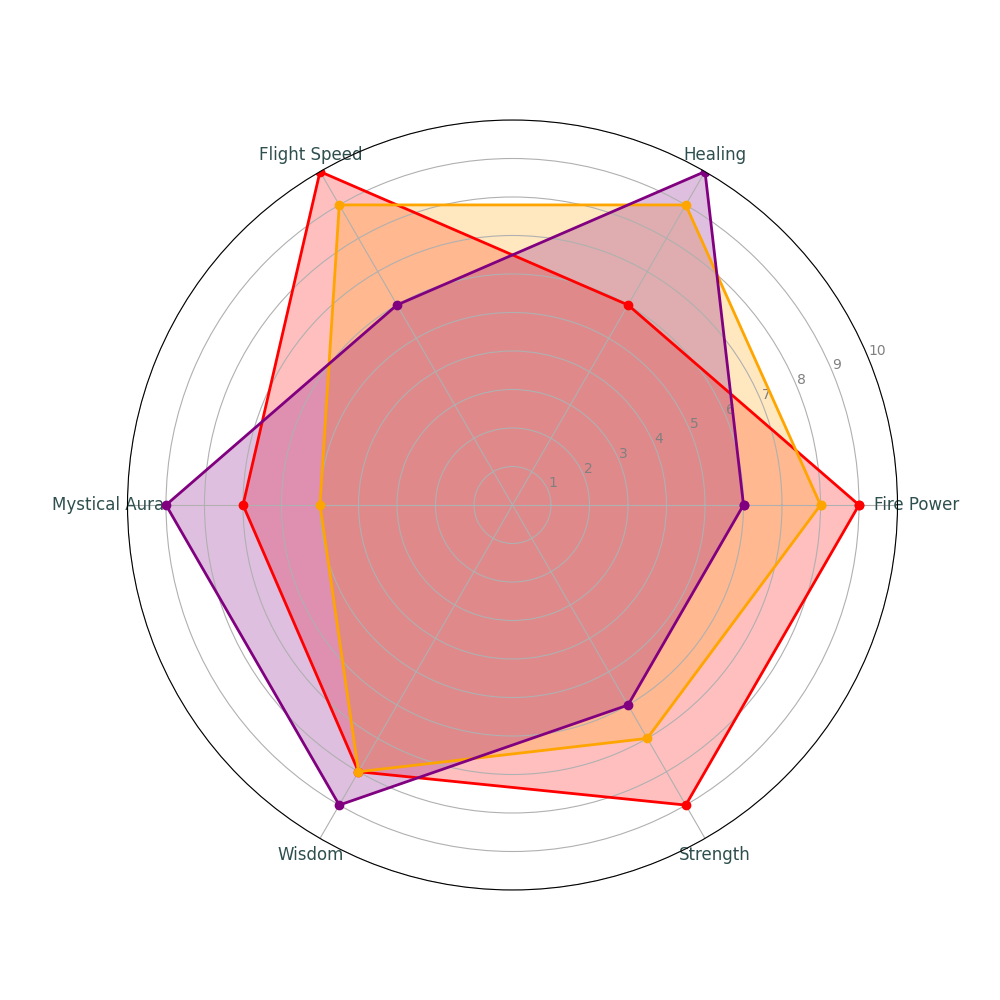

This chart was generated by the following Python code:
import numpy as np
import matplotlib.pyplot as plt
from math import pi

attributes = ['Fire Power', 'Healing', 'Flight Speed', 'Mystical Aura', 'Wisdom', 'Strength']
dragonscore = [9, 6, 10, 7, 8, 9]
phoenixscore = [8, 9, 9, 5, 8, 7]
unicornscore = [6, 10, 6, 9, 9, 6]

num_attributes = len(attributes)
angles = np.linspace(0, 2 * pi, num_attributes, endpoint=False).tolist()
angles += angles[:1]

dragonscore += dragonscore[:1]
phoenixscore += phoenixscore[:1]
unicornscore += unicornscore[:1]

fig, ax = plt.subplots(figsize=(10, 10), subplot_kw=dict(polar=True))

ax.plot(angles, dragonscore, linewidth=2, linestyle='-', marker='o', color='red')
ax.fill(angles, dragonscore, 'red', alpha=0.25)

ax.plot(angles, phoenixscore, linewidth=2, linestyle='-', marker='o', color='orange')
ax.fill(angles, phoenixscore, 'orange', alpha=0.25)

ax.plot(angles, unicornscore, linewidth=2, linestyle='-', marker='o', color='purple')
ax.fill(angles, unicornscore, 'purple', alpha=0.25)

plt.xticks(angles[:-1], attributes, color='darkslategray', size=12)

plt.yticks(range(1, 11), ['1', '2', '3', '4', '5', '6', '7', '8', '9', '10'], color='grey', size=10)
plt.ylim(0, 10)

plt.show()
